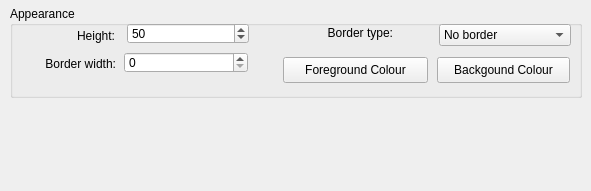
   <widget class="QWidget" name="tabAppear" >
    <property name="geometry" >
     <rect>
      <x>0</x>
      <y>0</y>
      <width>591</width>
      <height>191</height>
     </rect>
    </property>
    <attribute name="title" >
     <string>Appearance</string>
    </attribute>
    <widget class="QGroupBox" name="groupAppear" >
     <property name="geometry" >
      <rect>
       <x>10</x>
       <y>6</y>
       <width>572</width>
       <height>92</height>
      </rect>
     </property>
     <property name="title" >
      <string>Appearance</string>
     </property>
     <widget class="QLabel" name="label_3" >
      <property name="geometry" >
       <rect>
        <x>14</x>
        <y>19</y>
        <width>91</width>
        <height>21</height>
       </rect>
      </property>
      <property name="text" >
       <string>Height:</string>
      </property>
      <property name="alignment" >
       <set>Qt::AlignRight|Qt::AlignTrailing|Qt::AlignVCenter</set>
      </property>
     </widget>
     <widget class="QSpinBox" name="heightb" >
      <property name="geometry" >
       <rect>
        <x>117</x>
        <y>17</y>
        <width>122</width>
        <height>21</height>
       </rect>
      </property>
      <property name="maximum" >
       <number>300</number>
      </property>
      <property name="value" >
       <number>50</number>
      </property>
     </widget>
     <widget class="QLabel" name="label_8" >
      <property name="geometry" >
       <rect>
        <x>-3</x>
        <y>43</y>
        <width>109</width>
        <height>29</height>
       </rect>
      </property>
      <property name="text" >
       <string>Border width:</string>
      </property>
      <property name="alignment" >
       <set>Qt::AlignRight|Qt::AlignTrailing|Qt::AlignVCenter</set>
      </property>
     </widget>
     <widget class="QSpinBox" name="bwidth" >
      <property name="geometry" >
       <rect>
        <x>114</x>
        <y>46</y>
        <width>124</width>
        <height>21</height>
       </rect>
      </property>
      <property name="minimum" >
       <number>0</number>
      </property>
      <property name="maximum" >
       <number>16</number>
      </property>
      <property name="value" >
       <number>0</number>
      </property>
     </widget>
     <widget class="QLabel" name="label_9" >
      <property name="geometry" >
       <rect>
        <x>268</x>
        <y>12</y>
        <width>115</width>
        <height>29</height>
       </rect>
      </property>
      <property name="text" >
       <string>Border type:</string>
      </property>
      <property name="alignment" >
       <set>Qt::AlignRight|Qt::AlignTrailing|Qt::AlignVCenter</set>
      </property>
     </widget>
     <widget class="QComboBox" name="btype" >
      <property name="geometry" >
       <rect>
        <x>429</x>
        <y>18</y>
        <width>132</width>
        <height>22</height>
       </rect>
      </property>
      <item>
       <property name="text" >
        <string>No border</string>
       </property>
      </item>
      <item>
       <property name="text" >
        <string>Bind</string>
       </property>
      </item>
      <item>
       <property name="text" >
        <string>Box</string>
       </property>
      </item>
     </widget>
     <widget class="QPushButton" name="fgcolor" >
      <property name="geometry" >
       <rect>
        <x>273</x>
        <y>51</y>
        <width>145</width>
        <height>26</height>
       </rect>
      </property>
      <property name="text" >
       <string>Foreground Colour</string>
      </property>
     </widget>
     <widget class="QPushButton" name="bgcolor" >
      <property name="geometry" >
       <rect>
        <x>427</x>
        <y>51</y>
        <width>133</width>
        <height>26</height>
       </rect>
      </property>
      <property name="text" >
       <string>Backgound Colour</string>
      </property>
     </widget>
    </widget>
   </widget>
